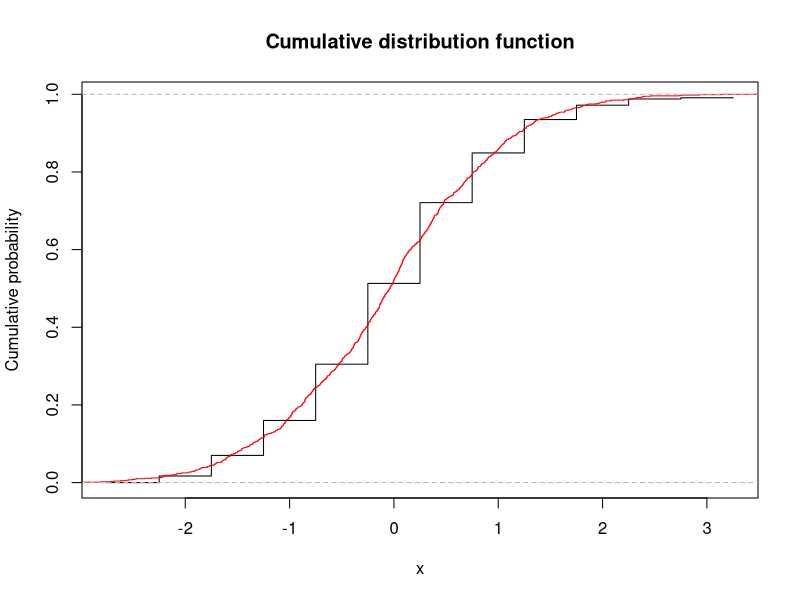
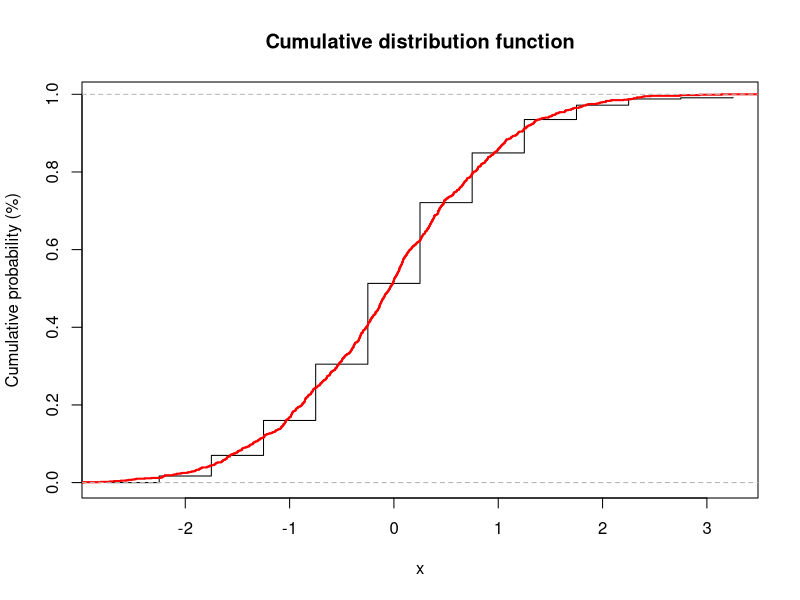
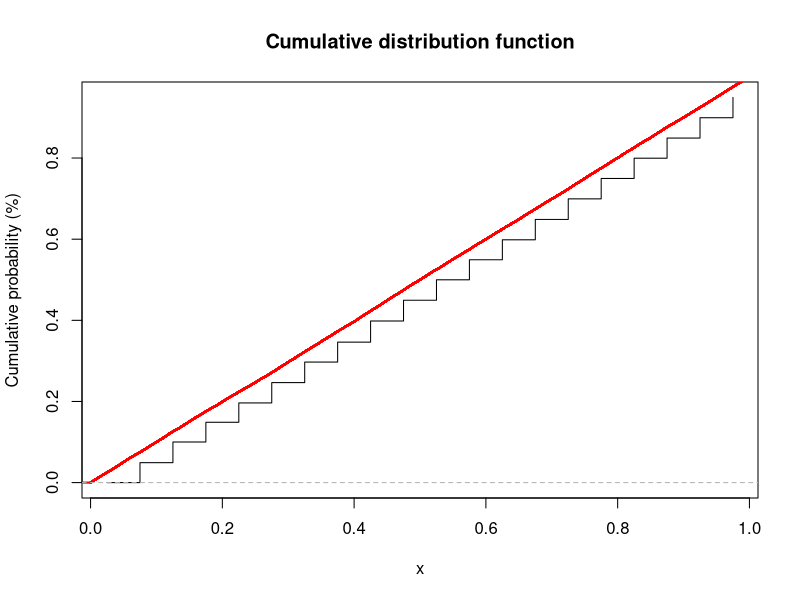

Source code (R) for these figures, in order:
## ---- chunk 1
knitr::opts_chunk$set(echo = TRUE)
## ---- chunk 2
x <- rnorm(1000)
x.hist <- hist(x, plot = FALSE) 
str(x.hist) 

counts <- x.hist$counts/1000 # relative frequency counts

cum_prob <- numeric(length(counts)) # create a vector of same length

for (i in 2:length(counts)) {
  cum_prob[i] <- counts[i] + cum_prob[i-1]
}
## ---- chunk 3
# using the middle of the bins for plotting
plot(x.hist$mids, cum_prob, 
     type = "s", # right side step function
     ylab = "Cumulative probability",
     xlab = "x",
     main = "Cumulative distribution function")

# Add lines(ecdf(x), col = "red") to compare.
lines(ecdf(x), col = "red")
## ---- chunk 4
# make function
cdf <- function(x) {
  x.hist <- hist(x, plot = FALSE)
  counts <- x.hist$counts/length(x) # relative frequency counts
  n <- length(counts)
  
  cum_prob <- numeric(n) # create a vector of length n
  
  for (i in 2:n) {
    cum_prob[i] <- counts[i] + cum_prob[i-1]
  }
  plot(x.hist$mids, cum_prob, 
     type = "s", # right side step function
     xlab = "x", 
     ylab = "Cumulative probability (%)",
     main = "Cumulative distribution function")
  lines(ecdf(x), col = "red", lwd = 2)
}

# apply the function to the vector x.
cdf(x)
## ---- chunk 5
uuu <- runif(50000) 
cdf(uuu)
